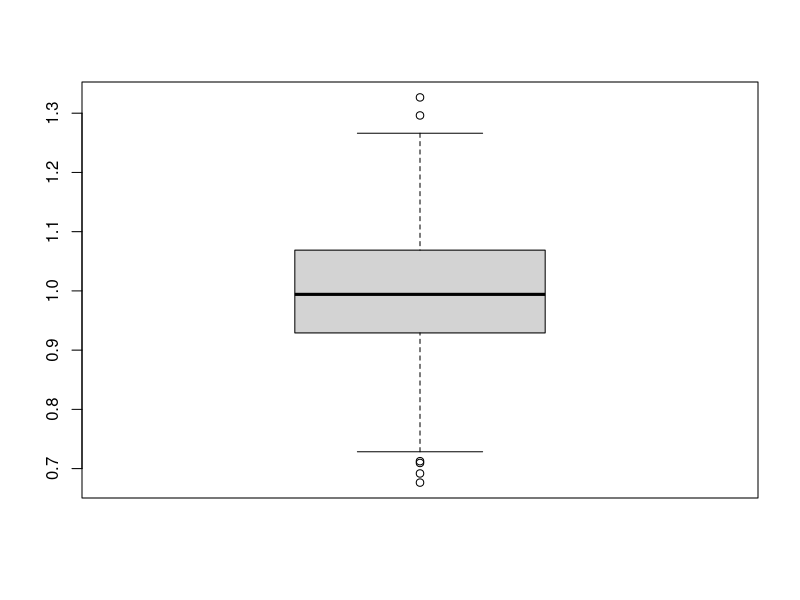
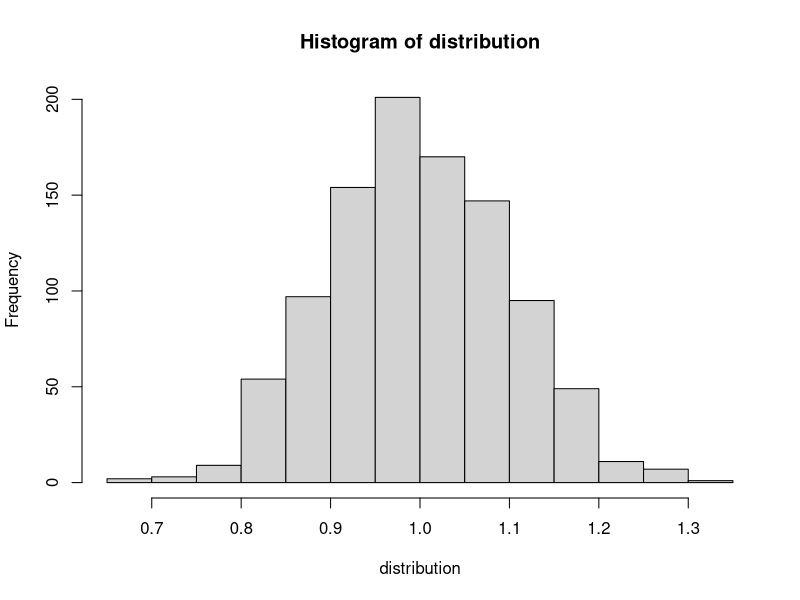
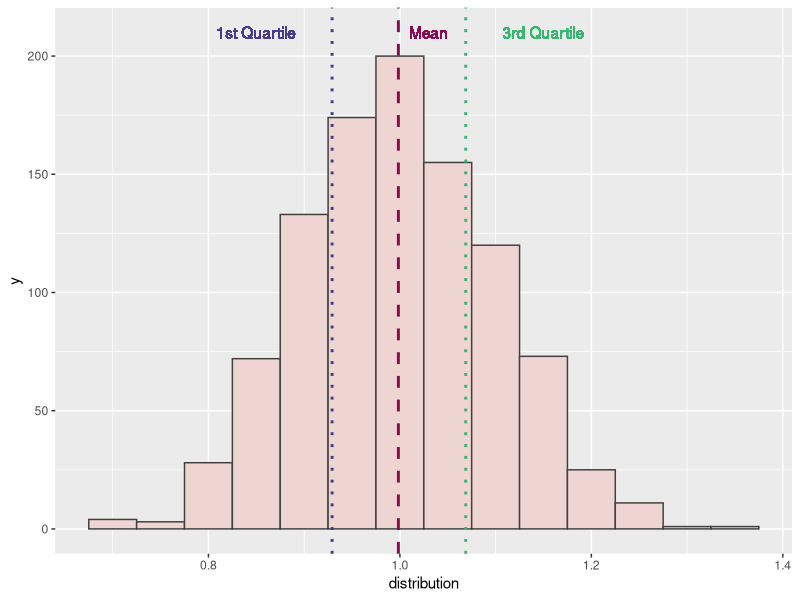
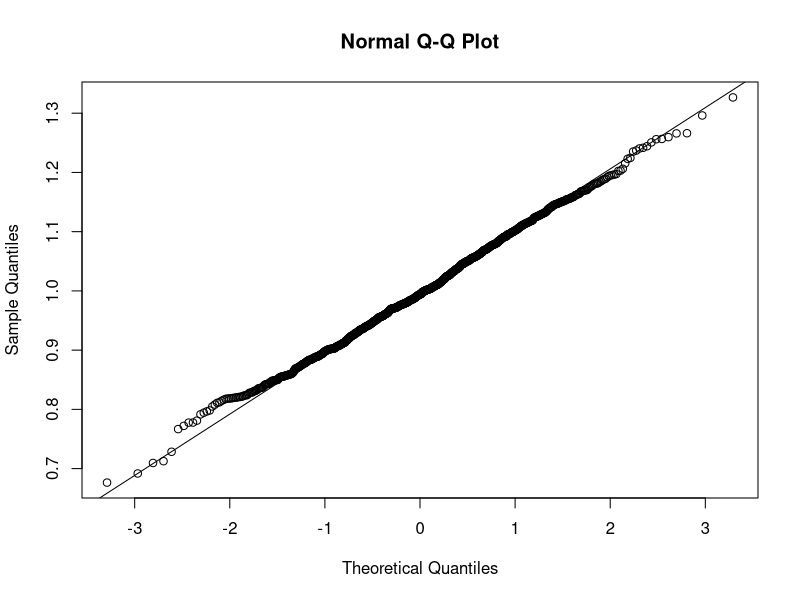

The R script that drew these images, in order:
## ---- chunk 1
knitr::opts_chunk$set(echo = TRUE, error = FALSE)
library(ggplot2)
library(gmodels)
# remove "error = TRUE" to make knitr halt on errors
# (do this when you are ready to check if your code will knit without errors)
## ---- chunk 2
# set a seed
set.seed(0)

# sample
sample = 1000
distribution = rnorm(sample, mean = 1, sd = 0.1)
mean(distribution)

# mean and sd
# The actual mean is 0.998417
sd(distribution)
# The actual sd is 0.09980048

# IQR and boxplot
summary(distribution)
# The 1st quartile is .9292 and the 3rd quartile is 1.0688

boxplot(distribution)

## ---- chunk 3
# Option 1: compute by hand

#Calculating standard error
sem_distribution <- sd(distribution)/sqrt(sample)
sem_distribution

error <- qnorm(0.975) * sem_distribution
error

#Calculating lower interval
lower_bound <- mean(distribution) - error
lower_bound

#Calculating upper interval
upper_bound <- mean(distribution) + error
upper_bound

# Option 2: using gmodels package
library(gmodels)
ci(distribution)

# Explanation
# The SEM is computed by taking the standard deviation of the entire distribution which in this case is the 1000 values that were simulated using rnorm in the previous code block and dividing by the square root of the sample number, which in this case is 1000.
# To calculate the confidence intervals, the error for a 95% interval was calculated by taking the Qnorm of 0.975 and multiplying by the SEM calculated before and then adding or subtracting that value from the mean of the distribution (in this case around 0.9984 as we saw from the code block above) to get the upper and lower bound of the 95% confidence interval respectively
# The gmodels results and the results I got more manually are very similar.
## ---- chunk 4
# Histograms

# Option 1: base R
hist(distribution)

# Option 2: ggplot
#turn distribution into a data frame so ggplot can read it
distribution_df <- as.data.frame(distribution)

ggplot(data = distribution_df,
       aes(x = distribution)) +
  geom_histogram(binwidth = 0.05, fill = "mistyrose2", color = "grey25") +
  geom_vline(aes(xintercept = mean(distribution)),
             color = "deeppink4",
             size = 1,
             linetype = "dashed") +
  geom_vline(aes(xintercept = summary(distribution)[2]),
             color = "slateblue4",
             size = 1,
             linetype = "dotted") +
  geom_vline(aes(xintercept = summary(distribution)[5]),
             color = "mediumseagreen",
             size = 1,
             linetype = "dotted") +
  geom_text(aes(x = 1.03, 
                y = 210, 
                label = "Mean"), 
            color = "deeppink4") +
  geom_text(aes(x = 0.85,
                y = 210,
                label = "1st Quartile"),
            color = "slateblue4") +
  geom_text(aes(x = 1.15,
                y = 210,
                label = "3rd Quartile"),
            color = "mediumseagreen")


#Unsure how to plot an ideal normal curve onto this histogram.

# qqplot
qqnorm(distribution_df$distribution)
qqline(distribution_df$distribution)
## ---- chunk 5
pnorm(1.07, mean = 1, sd = 0.1, lower.tail = TRUE) - pnorm(0.93, mean = 1, sd = 0.1, lower.tail = TRUE)
# Your probability of this is about 52%
## ---- chunk 6
pnorm(1.1, mean = 1, sd = 0.1, lower.tail = TRUE) - pnorm (0.9, mean = 1, sd = 0.1, lower.tail = TRUE)

# around 68% which tracks with what we expect in a normal distribution. 
# I am taking this question to mean what is the proportion of data within one standard deviation of the mean.
## ---- chunk 7
qnorm(0.1, mean = 1, sd = 0.1, lower.tail = TRUE)
qnorm(0.9, mean = 1, sd = 0.1, lower.tail = TRUE)

#In the 10% quantile is a diameter of around 0.87mm and in the 90% quantile is a diameter around 1.13 mm.
## ---- chunk 8
# probabilities
p.hpv = 0.18
p.chl = 0.02
p.hpv.chl = 0.03

# total probabilities
p.hpv.tot = p.hpv + p.hpv.chl
p.chl.tot = p.chl + p.hpv.chl

p.hpv.tot
p.chl.tot
## ---- chunk 9
# set operations
# We are looking for conditional probability where the question is what the probability of B (Chlyamydia positive) given A (HPV positive) has already happened

# P(B given A) = P(B AND A) / P(A total)
# P(chl given hpv) = P(chl AND hpv)/P(hpv total)

# conditional probability
p.chl.given.hpv = p.hpv.chl/p.hpv.tot
p.chl.given.hpv
## ---- chunk 10
# set operations
# P(someone testing positive for HPV given that they have already tested positive for chlamydia)
# P(A given B) = P(B AND A)/P(B total)
# P(hpv given chl) = P(chl AND hpv)/P(hpv total)

# conditional probability
p.hpv.given.chl = (p.hpv.chl)/p.chl.tot
p.hpv.given.chl
## ---- chunk 11
# P(A OR B) = (P(A) + P(B)) - P(A AND B)
p.chl.tot + p.hpv.tot - p.hpv.chl
## ---- chunk 12
# No, the occurrence of these infections are not independent because the chance of being positive for HPV if the patient already is infected with chlyamdia is very high at 60% which suggests that there is coninfection occuring. .
## ---- chunk 13
# Allele frequencies
A1 = 0.82
A2 = 0.06
A3 = 0.05
A4 = 0.04
A5 = 0.03

# Probability of either A2 or A5 = P(A2 OR A5) = P(A2) + P(A5)
A2 + A5
## ---- chunk 14
# Probability that one individual carries two A3 alleles. A3 AND A3
A3 * A3
## ---- chunk 15
# Probability that someone does not carry two A3 alleles. That is the above answer subtracted from 1. 

1 - (A3 * A3)
## ---- chunk 16
# Probability that someone carries one A1 allele and 1 A4 allele. A1 AND A4
# We need to multiply by two because there are two possibilities of getting a heterozygote in a population (p^2 + 2pq + q^2 = 1)
2 * (A1 * A4)

## ---- chunk 17
# prob of carrying two A1 alleles
A1 * A1

# prob of NOT having two A1 alleles
1 - (A1 * A1)

# P(2 individuals are NOT A1,A1)
(1 - (A1 * A1)) * (1 - A1 * A1)

## ---- chunk 18
# prob of an allele being A3 or A4
A3 + A4

# prob of an allele not being A3 or A4
one_allele <- 1 - (A3 + A4)
one_allele

# P(neither of 2 alleles is A3 or A4)
two_alleles <- one_allele * one_allele
two_alleles

# P(3 people have no A3 or A4 alleles)
three_alleles <- two_alleles^3
three_alleles

## ---- chunk 19
Pr=list()
Pr$a=0.95
Pr$A=0.05

Pr$aa = Pr$a * Pr$a
Pr$aa

Pr$AA = Pr$A * Pr$A
Pr$AA
## ---- chunk 20
Pr$aa_aa = Pr$aa * Pr$aa
Pr$aa_aa
## ---- chunk 21
# first calculate probability that one individual is heterozygous
# Multiplying by 2 because within a punnett square, there is a 50% chance, or two out of four possibilities to get a heterozygote.
Pr$Aa = 2*(Pr$A * Pr$a)
Pr$Aa

# probability that both parents are heterozygous
Pr$Aa_Aa = Pr$Aa * Pr$Aa
Pr$Aa_Aa        
## ---- chunk 22
# conditional probability that Aa x Aa -> aa
# probability that the first child is an aa homozygote given that the parents are both heterozygotes. Each parent must pass on their recessive allele and each parent has a 50% chance of doing that so the chances of both things happening is 0.25 because 0.5*0.5
Pr$Caa.FAa_MAa = 0.5 * 0.5
Pr$Caa.FAa_MAa
## ---- chunk 23
# probabilities of each allele combination in the parents
Pr$AA =  Pr$A * Pr$A
Pr$Aa =  Pr$A * Pr$a
Pr$aA =  Pr$a * Pr$A
Pr$aa =  Pr$a * Pr$a

Pr$AA
Pr$Aa
Pr$aA
Pr$aa
## ---- chunk 24
# priors for each combination of parental alleles
Pr$Faa_Maa = Pr$aa * Pr$aa
Pr$FAa_Maa = (Pr$Aa * Pr$aa) + (Pr$aA * Pr$aa)
Pr$FAA_Maa = Pr$AA * Pr$aa
Pr$Faa_MAa = (Pr$aa * Pr$Aa) + (Pr$aa * Pr$aA)
Pr$FAa_MAa = (Pr$Aa * Pr$Aa) + (Pr$aA * Pr$aA) + (Pr$Aa * Pr$aA) + (Pr$aA * Pr$Aa)
Pr$FAA_MAa = (Pr$AA * Pr$Aa) + (Pr$AA * Pr$aA)
Pr$Faa_MAA = Pr$aa * Pr$AA
Pr$FAa_MAA = (Pr$Aa * Pr$AA) + (Pr$aA * Pr$AA)
Pr$FAA_MAA = Pr$AA * Pr$AA

Pr$Faa_Maa
Pr$FAa_Maa
Pr$FAA_Maa
Pr$Faa_MAa
Pr$FAa_MAa
Pr$FAA_MAa
Pr$Faa_MAA
Pr$FAa_MAA
Pr$FAA_MAA
## ---- chunk 25
# individual likelihoods (think Punnett square)
Pr$Caa.Faa_Maa = 1
Pr$Caa.FAa_Maa = 0.5 * 1
Pr$Caa.FAA_Maa = 0 * 1
Pr$Caa.Faa_MAa = 1 * 0.5
Pr$Caa.FAa_MAa = 0.5 * 0.5
Pr$Caa.FAA_MAa = 0 * 0.5
Pr$Caa.Faa_MAA = 1 * 0
Pr$Caa.FAa_MAA = 0.5 * 0
Pr$Caa.FAA_MAA = 0 * 0
## ---- chunk 26
# total probability P(C_Aa)
Pr$Caa = Pr$Caa.Faa_Maa * Pr$Faa_Maa +
    Pr$Caa.FAa_Maa * Pr$FAa_Maa +
    Pr$Caa.FAA_Maa * Pr$FAA_Maa +
    Pr$Caa.Faa_MAa * Pr$Faa_MAa +
    Pr$Caa.FAa_MAa * Pr$FAa_MAa +
    Pr$Caa.FAA_MAa * Pr$FAA_MAa +
    Pr$Caa.Faa_MAA * Pr$Faa_MAA +
    Pr$Caa.FAa_MAA * Pr$FAa_MAA +
    Pr$Caa.FAA_MAA * Pr$FAA_MAA
          

Pr$Caa
## ---- chunk 27
# Posterior probability of P(F_Aa, M_Aa | C_aa):
Pr$FAa_MAa.Caa = ((Pr$Caa.FAa_MAa) * (Pr$FAa_MAa))/Pr$Caa
Pr$FAa_MAa.Caa
## ---- chunk 28
Pr$Faa_Maa.Caa = ((Pr$Caa | Pr$Faa_Maa) * (Pr$Faa_Maa))/Pr$Caa
Pr$Faa_Maa.Caa
